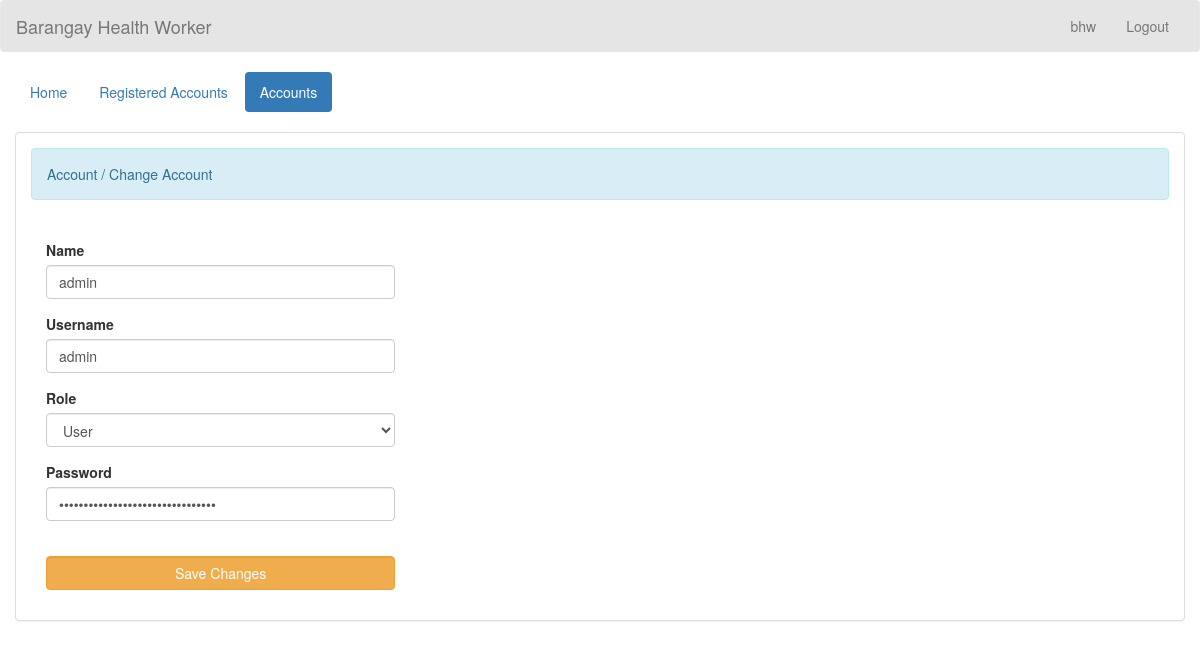
The page /admin/edit_account.php?id=26 (signed in) on the database its author committed.
### tables this page shows
CREATE TABLE `users` (
  `id` int(11) NOT NULL,
  `role` enum('user','admin') NOT NULL,
  `username` varchar(255) NOT NULL,
  `password` varchar(255) NOT NULL,
  `name` varchar(255) NOT NULL
);

### admin_query/name.php (called while the page is built)
<?php
require '../connection/connect.php';
if (isset($_SESSION['id']) && !empty($_SESSION['id'])) {
    $userId = $_SESSION['id'];
    $query = $conn->query("SELECT * FROM `users` WHERE `id` = '$userId'") or die(mysqli_error($conn));
    if ($query->num_rows > 0) {
        $fetch = $query->fetch_array();
        $name = $fetch['name'];
    } else {
        header("location:../index.php");
    }
} else {
    header("location:../index.php");
}
?>

### admin/edit_account.php (the view, shortened to what this page needs)
<!DOCTYPE html>
<?php
	require '../admin_query/name.php';
?>
<html lang = "en">
	<head>
		<link rel = "stylesheet" type = "text/css" href = "../css/bootstrap.css " />
		<link rel = "stylesheet" type = "text/css" href = "../css/style.css" />
	</head>
<body>
	<nav style = "background-color:rgba(0, 0, 0, 0.1);" class = "navbar navbar-default">
		<div  class = "container-fluid">
			<div class = "navbar-header">
				<a class = "navbar-brand" >Barangay Health Worker</a>
			</div>
			<ul class = "nav navbar-nav pull-right ">
				<li class = "dropdown">
					<a class="dropdown-toggle" data-toggle="dropdown" role="button" aria-haspopup="true" aria-expanded="false"></i> <?php echo $name;?></a>
				</li>
				<li><a href = "../logout.php">Logout</a></li>
			</ul>
		</div>
	</nav>
	<div class = "container-fluid">
		<ul class = "nav nav-pills">
			<li><a href = "home.php">Home</a></li>
			<li class = ""><a href = "registered_user.php">Registered Accounts</a></li>
			<li class = "active"><a href = "account.php">Accounts</a></li>
		</ul>
	</div>
	<br />
	<div class = "container-fluid">
		<div class = "panel panel-default">
			<div class = "panel-body">
				<div class = "alert alert-info">Account / Change Account</div>
				<?php
					$query = $conn->query("SELECT * FROM `users` WHERE `id` = '$_REQUEST[id]'") or die(mysqli_error());
					$fetch = $query->fetch_array();
				?>
				<br />
				<div class = "col-md-4">
					<form method = "POST" action = "../admin_query/edit_query_account.php?id=<?php echo $fetch['id']?>">
						<div class = "form-group">
							<label>Name </label>
							<input type = "text" class = "form-control" value = "<?php echo $fetch['name']?>" name = "name" />
						</div>
						<div class = "form-group">
							<label>Username </label>
							<input type = "text" class = "form-control" value = "<?php echo $fetch['username']?>" name = "username" />
						</div>
						<div class = "form-group">
							<label>Role</label>
							<select class = "form-control" required = required name = "role">
								<option value="user">User</option>
							</select>
						</div>
						<div class = "form-group">
							<label>Password </label>
							<input type = "password" class = "form-control" value = "<?php echo $fetch['password']?>" name = "password" />
						</div>
						<br />
						<div class = "form-group">
							<button name = "edit_account" class = "btn btn-warning form-control"> Save Changes</button>
						</div>
					</form>
				</div>
			</div>
		</div>
	</div>
	<br />
	<br />
</body>
</html>

### rows shown on the page
users: name "bhw"
users: name "admin", username "admin"
